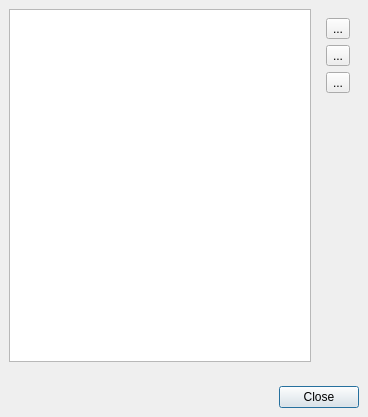
<?xml version="1.0" encoding="UTF-8"?>
<ui version="4.0">
 <class>IfTypeManagerWindow</class>
 <widget class="QDialog" name="IfTypeManagerWindow">
  <property name="geometry">
   <rect>
    <x>0</x>
    <y>0</y>
    <width>368</width>
    <height>417</height>
   </rect>
  </property>
  <property name="windowTitle">
   <string>Dialog</string>
  </property>
  <property name="modal">
   <bool>true</bool>
  </property>
  <layout class="QVBoxLayout" name="verticalLayout">
   <property name="leftMargin">
    <number>0</number>
   </property>
   <property name="topMargin">
    <number>0</number>
   </property>
   <property name="rightMargin">
    <number>0</number>
   </property>
   <property name="bottomMargin">
    <number>0</number>
   </property>
   <item>
    <widget class="QWidget" name="widget" native="true">
     <property name="styleSheet">
      <string notr="true"/>
     </property>
     <layout class="QHBoxLayout" name="horizontalLayout_2">
      <item>
       <widget class="QListView" name="listView"/>
      </item>
      <item>
       <widget class="QWidget" name="widget_3" native="true">
        <layout class="QVBoxLayout" name="verticalLayout_2">
         <item>
          <widget class="QToolButton" name="buttonAdd">
           <property name="text">
            <string>...</string>
           </property>
           <property name="icon">
            <iconset resource="../../resources/resources.qrc">
             <normaloff>:/icons/list-add.png</normaloff>:/icons/list-add.png</iconset>
           </property>
          </widget>
         </item>
         <item>
          <widget class="QToolButton" name="buttonRemove">
           <property name="text">
            <string>...</string>
           </property>
           <property name="icon">
            <iconset resource="../../resources/resources.qrc">
             <normaloff>:/icons/list-remove.png</normaloff>:/icons/list-remove.png</iconset>
           </property>
          </widget>
         </item>
         <item>
          <widget class="QToolButton" name="buttonEdit">
           <property name="text">
            <string>...</string>
           </property>
           <property name="icon">
            <iconset resource="../../resources/resources.qrc">
             <normaloff>:/icons/document-edit.png</normaloff>:/icons/document-edit.png</iconset>
           </property>
          </widget>
         </item>
         <item>
          <spacer name="verticalSpacer">
           <property name="orientation">
            <enum>Qt::Vertical</enum>
           </property>
           <property name="sizeHint" stdset="0">
            <size>
             <width>20</width>
             <height>247</height>
            </size>
           </property>
          </spacer>
         </item>
        </layout>
       </widget>
      </item>
     </layout>
    </widget>
   </item>
   <item>
    <widget class="QWidget" name="widget_2" native="true">
     <layout class="QHBoxLayout" name="horizontalLayout">
      <item>
       <spacer name="horizontalSpacer">
        <property name="orientation">
         <enum>Qt::Horizontal</enum>
        </property>
        <property name="sizeHint" stdset="0">
         <size>
          <width>266</width>
          <height>20</height>
         </size>
        </property>
       </spacer>
      </item>
      <item>
       <widget class="QPushButton" name="buttonClose">
        <property name="text">
         <string>Close</string>
        </property>
       </widget>
      </item>
     </layout>
    </widget>
   </item>
  </layout>
 </widget>
 <resources>
  <include location="../../resources/resources.qrc"/>
 </resources>
 <connections/>
</ui>
